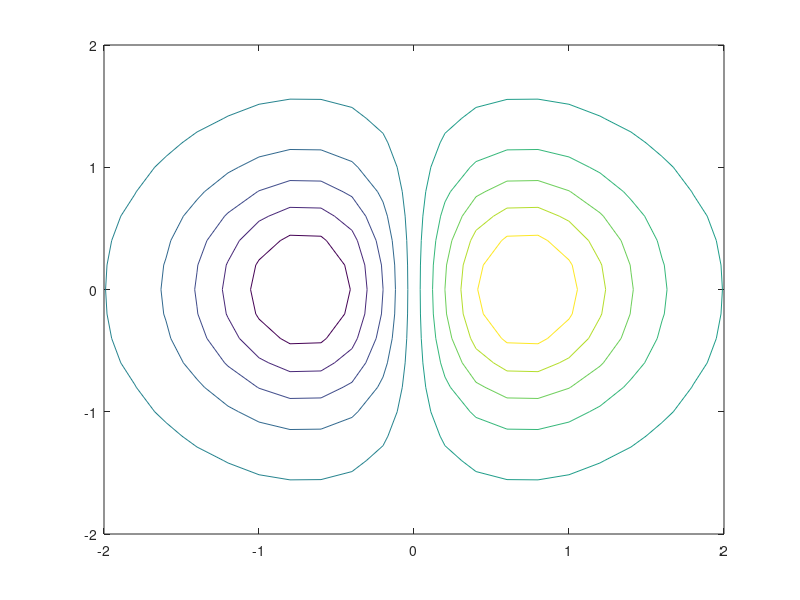

The MATLAB script that drew this image:
clc
clear

x = -2:0.2:2;
y = x';
z = x .* exp(-x.^2 - y.^2);
[px,py] = gradient(z);

figure
contour(x,y,z)
% hold on
% quiver(x,y,px,py)
% hold off